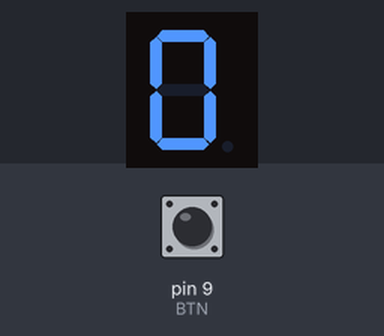
A sketch run on a simulated Arduino Uno, built with avr-gcc and run on an emulated ATmega328P. Parts: 1-digit seven-segment display. Wiring (inferred from the names in the program): 1-digit 7-segment display, segments lit when HIGH: segments pin 2, pin 3, pin 4, pin 5, pin 6, pin 7, pin 8. Inputs (shaded band) come from the test bench; at power-on: pin 9 (BTN) HIGH. The segment pins are drawn as the display they are named for.

Above: at 1.2 s.
1.3 s: pin 9 (BTN) pulled LOW for 0.15 s
At 2.5 s:
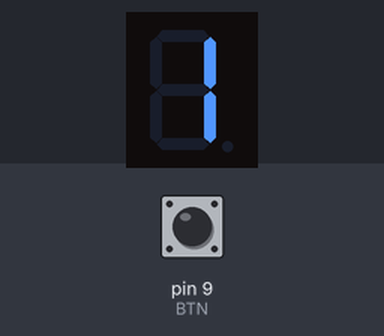
2.9 s: pin 9 (BTN) pulled LOW for 1 s
At 3.7 s:
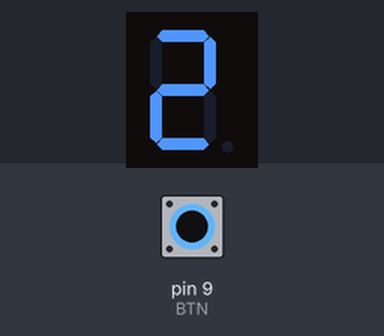
5.4 s: pin 9 (BTN) pulled LOW for 0.15 s
At 6.6 s:
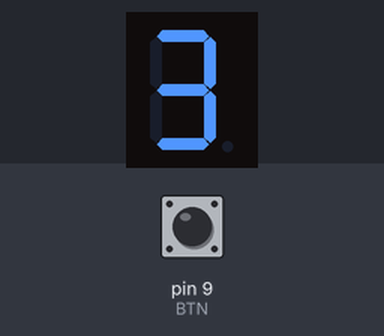
7.0 s: pin 9 (BTN) pulled LOW for 3.2 s
At 8.0 s:
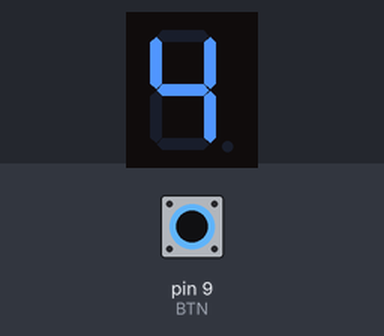
11.7 s: pin 9 (BTN) pulled LOW for 0.15 s
At 12.8 s:
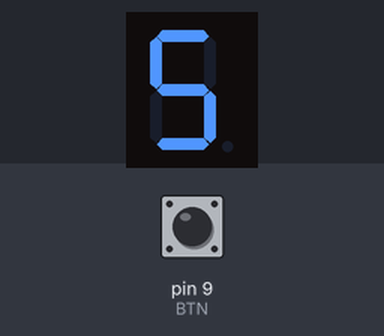
13.3 s: pin 9 (BTN) pulled LOW for 1 s
At 14.0 s:
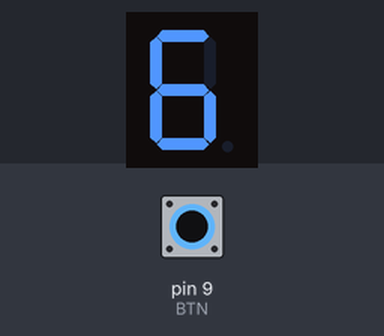
Timing chart, 0 to 16.3 s (numbered marks = the images above; inputs shaded):
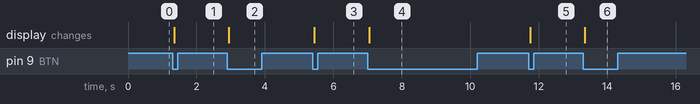

Measured:
- after the input at 1.3 s, the display: changes after 0.05 s (image 1)
- after the input at 2.9 s, the display: changes after 0.05 s (image 2)
- after the input at 5.4 s, the display: changes after 0.05 s (image 3)
- after the input at 7.0 s, the display: changes after 0.05 s (image 4)
- after the input at 11.7 s, the display: changes after 0.05 s (image 5)
- after the input at 13.3 s, the display: changes after 0.05 s (image 6)

The sketch:

Projeto_046_Display_7_Segmentos_com_Contador.ino
```cpp
// Projeto 046 - Display 7 Segmentos com Contador
// Arduino Uno | Arduino Neon Lab

const byte SEG[]={2,3,4,5,6,7,8},BTN=9;
const byte DIGITOS[10]={0x3F,0x06,0x5B,0x4F,0x66,
                        0x6D,0x7D,0x07,0x7F,0x6F};
byte contador=0;bool antes=HIGH;
void mostrar(byte n){
 for(byte b=0;b<7;b++)digitalWrite(SEG[b],bitRead(DIGITOS[n],b));
}
void setup(){for(byte p:SEG)pinMode(p,OUTPUT);pinMode(BTN,INPUT_PULLUP);}
void loop(){
 bool atual=digitalRead(BTN);
 if(antes==HIGH && atual==LOW){contador=(contador+1)%10;delay(45);}
 antes=atual;mostrar(contador);
}
```
